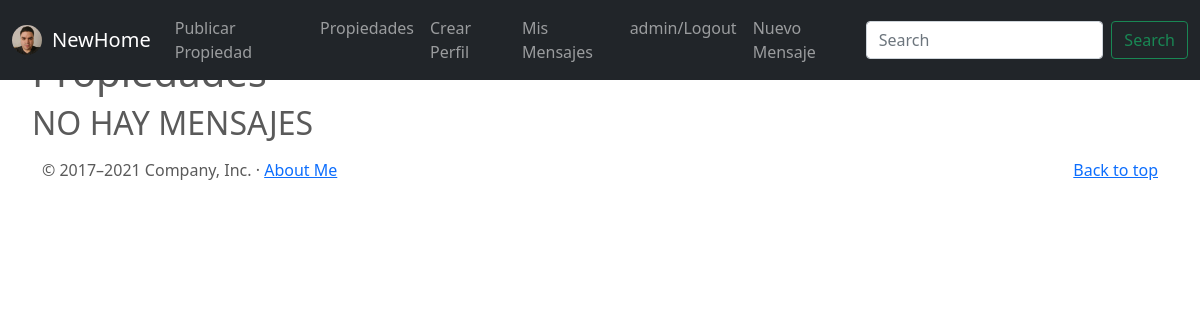
Before: /mensaje/list (signed in) with the older database file.
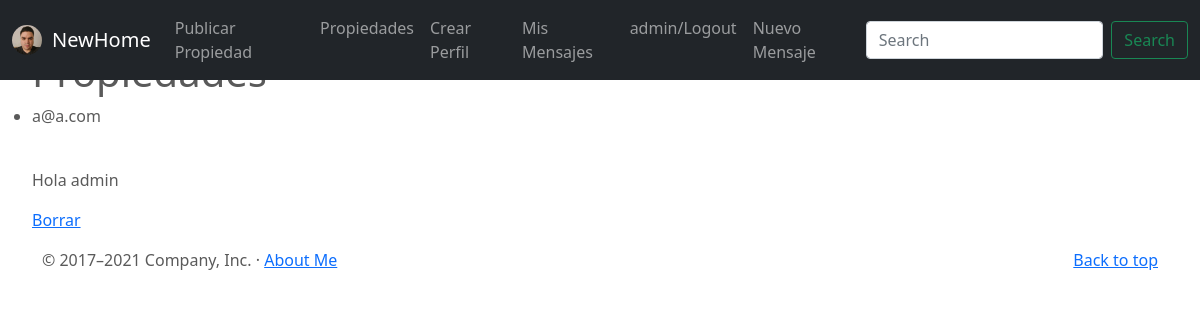
After: the same page with the newer database file.
### NewHome/models.py (models this page shows)
class Mensaje(models.Model):
    mensaje = models.TextField(max_length=1000)
    email = models.EmailField()
    destinatario = models.ForeignKey(to=User, on_delete=models.CASCADE, related_name="destinatario")

### NewHome/views.py (the view)
# urls.py: path('mensaje/list', MensajeList.as_view(), name="mensaje-list"),
class  MensajeList(LoginRequiredMixin, ListView):
    model = Mensaje
    context_object_name = "mensajes"
    def get_queryset(self):
        return Mensaje.objects.filter(destinatario=self.request.user.id).all()

### NewHome/templates/NewHome/mensaje_list.html
{% extends "NewHome/base.html" %}
{% block main %}<ul>
    <h1> Propiedades</h1>
    {% if  not mensajes %}
        <h2>NO HAY MENSAJES</h2>
    {%endif %}
    {% for mensaje in mensajes  %}
    <li>
        <p>{{mensaje.email}}</p>
        <br>
        <p>{{mensaje.mensaje}}</p>
        {% if user.is_authenticated and mensaje.destinatario == user %}
            <a href="{% url 'mensaje-delete' mensaje.id %}" > Borrar</a>
        {% endif %}
    </li>
    {% endfor %}
    </ul>
{% endblock %}

Changed rows visible on the page:
added Mensaje: email "a@a.com", mensaje "Hola admin", shows "Borrar"
Other visible differences:
text no longer shown: "NO HAY MENSAJES"
